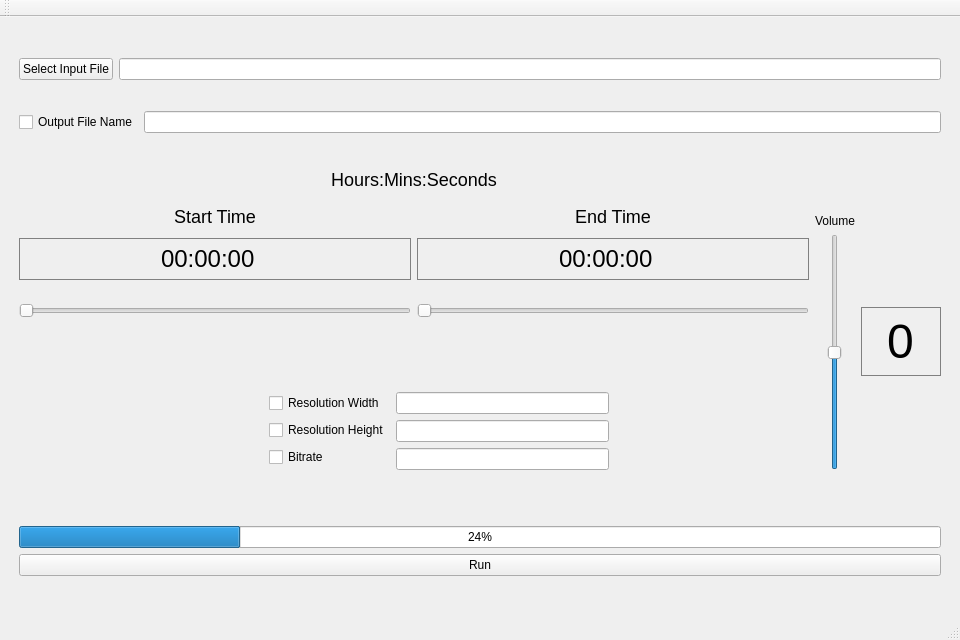
<?xml version="1.0" encoding="UTF-8"?>
<ui version="4.0">
 <class>MainWindow</class>
 <widget class="QMainWindow" name="MainWindow">
  <property name="geometry">
   <rect>
    <x>0</x>
    <y>0</y>
    <width>960</width>
    <height>640</height>
   </rect>
  </property>
  <property name="sizePolicy">
   <sizepolicy hsizetype="Expanding" vsizetype="Expanding">
    <horstretch>0</horstretch>
    <verstretch>0</verstretch>
   </sizepolicy>
  </property>
  <property name="minimumSize">
   <size>
    <width>0</width>
    <height>0</height>
   </size>
  </property>
  <property name="maximumSize">
   <size>
    <width>999999</width>
    <height>999999</height>
   </size>
  </property>
  <property name="windowTitle">
   <string>VideoEditor</string>
  </property>
  <widget class="QWidget" name="centralwidget">
   <layout class="QGridLayout" name="gridLayout">
    <item row="0" column="1">
     <widget class="QWidget" name="verticalWidget" native="true">
      <property name="sizePolicy">
       <sizepolicy hsizetype="Fixed" vsizetype="Fixed">
        <horstretch>0</horstretch>
        <verstretch>0</verstretch>
       </sizepolicy>
      </property>
      <property name="minimumSize">
       <size>
        <width>940</width>
        <height>0</height>
       </size>
      </property>
      <layout class="QGridLayout" name="gridLayout_2">
       <item row="4" column="0">
        <layout class="QHBoxLayout" name="horizontalLayout_3">
         <property name="bottomMargin">
          <number>0</number>
         </property>
         <item>
          <widget class="QPushButton" name="run">
           <property name="sizePolicy">
            <sizepolicy hsizetype="Minimum" vsizetype="Fixed">
             <horstretch>0</horstretch>
             <verstretch>0</verstretch>
            </sizepolicy>
           </property>
           <property name="text">
            <string>Run</string>
           </property>
          </widget>
         </item>
        </layout>
       </item>
       <item row="2" column="0">
        <layout class="QHBoxLayout" name="horizontalLayout_6">
         <item>
          <layout class="QVBoxLayout" name="verticalLayout_5">
           <item>
            <layout class="QVBoxLayout" name="verticalLayout">
             <item>
              <widget class="QLabel" name="hoursminsseconds">
               <property name="maximumSize">
                <size>
                 <width>16777215</width>
                 <height>40</height>
                </size>
               </property>
               <property name="styleSheet">
                <string notr="true">QLabel {
    background-color: transparent;
    color: #000000;  /* Black text*/
    font-size: 18px;
    padding: 5px;
}
</string>
               </property>
               <property name="text">
                <string>Hours:Mins:Seconds</string>
               </property>
               <property name="alignment">
                <set>Qt::AlignCenter</set>
               </property>
              </widget>
             </item>
             <item>
              <layout class="QHBoxLayout" name="horizontalLayout_2">
               <item>
                <layout class="QVBoxLayout" name="verticalLayout_10">
                 <item>
                  <widget class="QLabel" name="start_time_label">
                   <property name="styleSheet">
                    <string notr="true">QLabel {
    background-color: transparent;
    color: #000000;  /* Black text*/
    font-size: 18px;
    padding: 5px;
}
</string>
                   </property>
                   <property name="text">
                    <string>Start Time</string>
                   </property>
                   <property name="alignment">
                    <set>Qt::AlignCenter</set>
                   </property>
                  </widget>
                 </item>
                 <item>
                  <widget class="QTimeEdit" name="start_time_text">
                   <property name="layoutDirection">
                    <enum>Qt::LeftToRight</enum>
                   </property>
                   <property name="styleSheet">
                    <string notr="true">QTimeEdit {
    background-color: transparent;
    color: #000000;  /* Black text*/
    font-family: &quot;DS-Digital&quot;, &quot;Digital-7 Mono&quot;, &quot;LCD&quot;, monospace;
    font-size: 24px;
    border: 1px  solid grey;
    padding: 5px;
}
</string>
                   </property>
                   <property name="alignment">
                    <set>Qt::AlignCenter</set>
                   </property>
                  </widget>
                 </item>
                 <item>
                  <widget class="QSlider" name="start_time_slider">
                   <property name="minimumSize">
                    <size>
                     <width>0</width>
                     <height>50</height>
                    </size>
                   </property>
                   <property name="orientation">
                    <enum>Qt::Horizontal</enum>
                   </property>
                  </widget>
                 </item>
                </layout>
               </item>
               <item>
                <layout class="QVBoxLayout" name="verticalLayout_11">
                 <item>
                  <widget class="QLabel" name="end_time_label">
                   <property name="styleSheet">
                    <string notr="true">QLabel {
    background-color: transparent;
    color: #000000;  /* Black text*/
    font-size: 18px;
    padding: 5px;
}
</string>
                   </property>
                   <property name="text">
                    <string>End Time</string>
                   </property>
                   <property name="alignment">
                    <set>Qt::AlignCenter</set>
                   </property>
                  </widget>
                 </item>
                 <item>
                  <widget class="QTimeEdit" name="end_time_text">
                   <property name="styleSheet">
                    <string notr="true">QTimeEdit {
    background-color: transparent;
    color: #000000;  /* Black text*/
    font-family: &quot;DS-Digital&quot;, &quot;Digital-7 Mono&quot;, &quot;LCD&quot;, monospace;
    font-size: 24px;
    border: 1px  solid grey;
    padding: 5px;
}
</string>
                   </property>
                   <property name="alignment">
                    <set>Qt::AlignCenter</set>
                   </property>
                  </widget>
                 </item>
                 <item>
                  <widget class="QSlider" name="end_time_slider">
                   <property name="minimumSize">
                    <size>
                     <width>0</width>
                     <height>50</height>
                    </size>
                   </property>
                   <property name="orientation">
                    <enum>Qt::Horizontal</enum>
                   </property>
                  </widget>
                 </item>
                </layout>
               </item>
              </layout>
             </item>
            </layout>
           </item>
           <item>
            <layout class="QHBoxLayout" name="horizontalLayout_5">
             <property name="leftMargin">
              <number>0</number>
             </property>
             <property name="topMargin">
              <number>0</number>
             </property>
             <property name="rightMargin">
              <number>0</number>
             </property>
             <property name="bottomMargin">
              <number>0</number>
             </property>
             <item>
              <layout class="QVBoxLayout" name="verticalLayout_7">
               <property name="leftMargin">
                <number>250</number>
               </property>
               <property name="topMargin">
                <number>50</number>
               </property>
               <property name="bottomMargin">
                <number>50</number>
               </property>
               <item>
                <widget class="QCheckBox" name="res_w_check">
                 <property name="text">
                  <string>Resolution Width</string>
                 </property>
                </widget>
               </item>
               <item>
                <widget class="QCheckBox" name="res_h_check">
                 <property name="text">
                  <string>Resolution Height</string>
                 </property>
                </widget>
               </item>
               <item>
                <widget class="QCheckBox" name="bitrate_check">
                 <property name="text">
                  <string>Bitrate</string>
                 </property>
                </widget>
               </item>
              </layout>
             </item>
             <item>
              <layout class="QVBoxLayout" name="verticalLayout_8">
               <property name="topMargin">
                <number>50</number>
               </property>
               <property name="rightMargin">
                <number>200</number>
               </property>
               <property name="bottomMargin">
                <number>50</number>
               </property>
               <item>
                <widget class="QLineEdit" name="res_w_text"/>
               </item>
               <item>
                <widget class="QLineEdit" name="res_h_text"/>
               </item>
               <item>
                <widget class="QLineEdit" name="bitrate_text"/>
               </item>
              </layout>
             </item>
            </layout>
           </item>
          </layout>
         </item>
         <item>
          <layout class="QHBoxLayout" name="horizontalLayout_12">
           <property name="topMargin">
            <number>50</number>
           </property>
           <property name="rightMargin">
            <number>0</number>
           </property>
           <property name="bottomMargin">
            <number>50</number>
           </property>
           <item>
            <layout class="QVBoxLayout" name="verticalLayout_9">
             <item alignment="Qt::AlignHCenter">
              <widget class="QLabel" name="volume_label_3">
               <property name="text">
                <string>Volume</string>
               </property>
              </widget>
             </item>
             <item alignment="Qt::AlignHCenter">
              <widget class="QSlider" name="volume_slider">
               <property name="maximum">
                <number>200</number>
               </property>
               <property name="value">
                <number>100</number>
               </property>
               <property name="orientation">
                <enum>Qt::Vertical</enum>
               </property>
              </widget>
             </item>
            </layout>
           </item>
           <item alignment="Qt::AlignRight">
            <widget class="QLineEdit" name="volume_number">
             <property name="sizePolicy">
              <sizepolicy hsizetype="Maximum" vsizetype="Fixed">
               <horstretch>0</horstretch>
               <verstretch>0</verstretch>
              </sizepolicy>
             </property>
             <property name="minimumSize">
              <size>
               <width>0</width>
               <height>0</height>
              </size>
             </property>
             <property name="maximumSize">
              <size>
               <width>80</width>
               <height>16777215</height>
              </size>
             </property>
             <property name="layoutDirection">
              <enum>Qt::LeftToRight</enum>
             </property>
             <property name="styleSheet">
              <string notr="true">QLineEdit {
    background-color: transparent;
    color: #000000;  /* Black text*/
    font-family: &quot;DS-Digital&quot;, &quot;Digital-7 Mono&quot;, &quot;LCD&quot;, monospace;
    font-size: 48px;
    border: 1px  solid grey;
    padding: 5px;
}
</string>
             </property>
             <property name="text">
              <string>0</string>
             </property>
             <property name="maxLength">
              <number>3</number>
             </property>
             <property name="frame">
              <bool>true</bool>
             </property>
             <property name="alignment">
              <set>Qt::AlignCenter</set>
             </property>
             <property name="dragEnabled">
              <bool>false</bool>
             </property>
            </widget>
           </item>
          </layout>
         </item>
        </layout>
       </item>
       <item row="0" column="0">
        <layout class="QVBoxLayout" name="verticalLayout_13">
         <item>
          <layout class="QHBoxLayout" name="horizontalLayout_11">
           <property name="leftMargin">
            <number>0</number>
           </property>
           <property name="topMargin">
            <number>0</number>
           </property>
           <property name="rightMargin">
            <number>0</number>
           </property>
           <property name="bottomMargin">
            <number>25</number>
           </property>
           <item>
            <widget class="QPushButton" name="input_file_button">
             <property name="text">
              <string>Select Input File</string>
             </property>
            </widget>
           </item>
           <item>
            <widget class="QLineEdit" name="input_file_text"/>
           </item>
          </layout>
         </item>
         <item>
          <layout class="QHBoxLayout" name="horizontalLayout_13">
           <property name="leftMargin">
            <number>0</number>
           </property>
           <property name="topMargin">
            <number>0</number>
           </property>
           <property name="rightMargin">
            <number>0</number>
           </property>
           <property name="bottomMargin">
            <number>25</number>
           </property>
           <item>
            <widget class="QCheckBox" name="output_file_check">
             <property name="text">
              <string>Output File Name</string>
             </property>
            </widget>
           </item>
           <item>
            <widget class="QLineEdit" name="output_file_text"/>
           </item>
          </layout>
         </item>
        </layout>
       </item>
       <item row="3" column="0">
        <widget class="QProgressBar" name="progressBar">
         <property name="value">
          <number>24</number>
         </property>
        </widget>
       </item>
      </layout>
     </widget>
    </item>
   </layout>
  </widget>
  <widget class="QStatusBar" name="statusbar"/>
  <widget class="QToolBar" name="toolBar">
   <property name="windowTitle">
    <string>toolBar</string>
   </property>
   <attribute name="toolBarArea">
    <enum>TopToolBarArea</enum>
   </attribute>
   <attribute name="toolBarBreak">
    <bool>false</bool>
   </attribute>
  </widget>
 </widget>
 <resources>
  <include location="fonts.qrc"/>
  <include location="icon.qrc"/>
 </resources>
 <connections/>
</ui>
